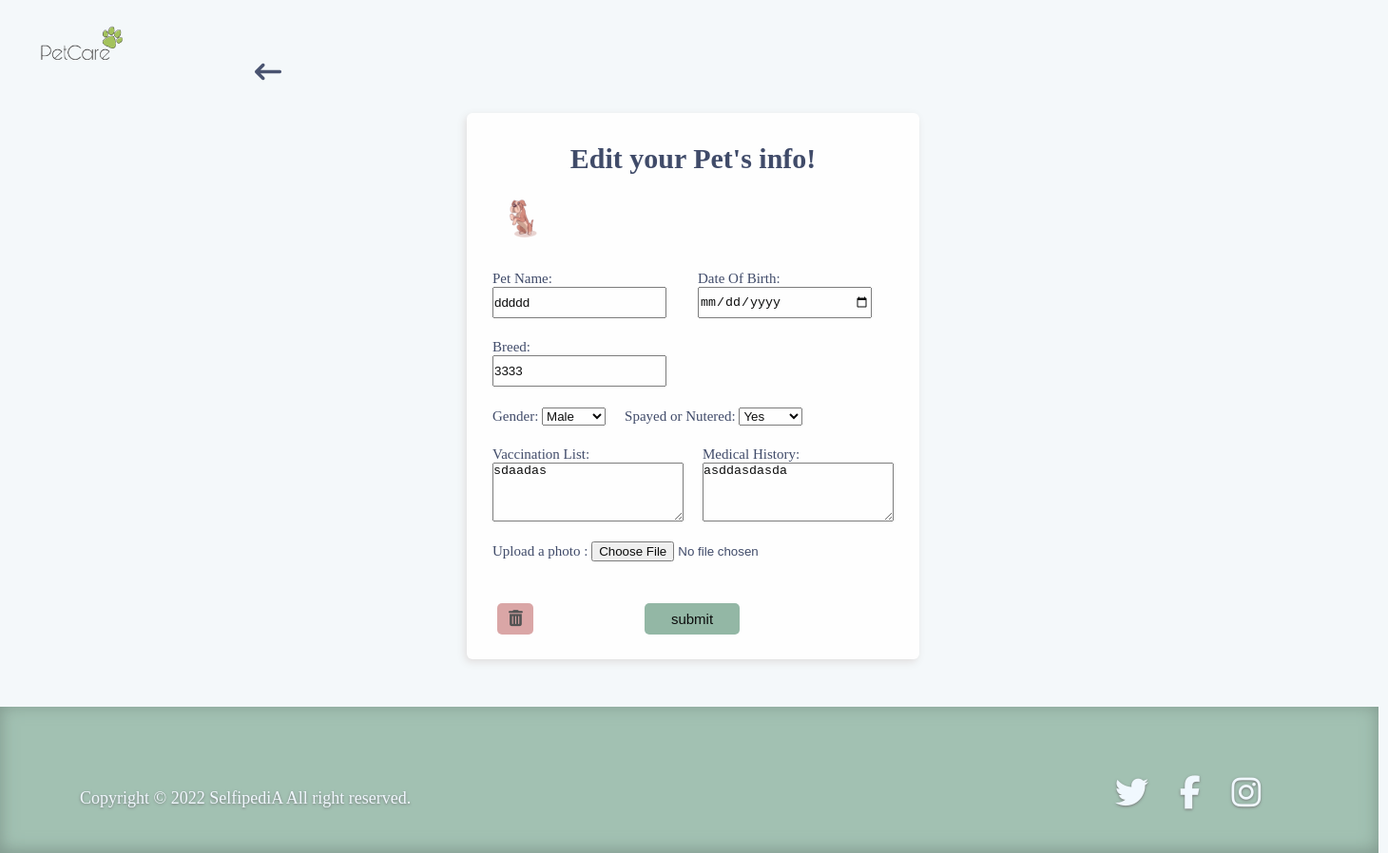
The app's page /users/edit-pet.php?id=1 with its own data.
### tables this page shows
CREATE TABLE `pets` (
  `id` int(11) NOT NULL,
  `userId` int(11) NOT NULL,
  `petName` varchar(50) NOT NULL,
  `dateOfBirth` varchar(50) NOT NULL,
  `breed` varchar(50) NOT NULL,
  `gender` varchar(50) NOT NULL,
  `spayed` varchar(50) NOT NULL,
  `vaccinationList` text NOT NULL,
  `medicalHistory` text NOT NULL,
  `image` varchar(255) NOT NULL,
  `status` int(11) NOT NULL DEFAULT 1,
  `created_at` timestamp NOT NULL DEFAULT current_timestamp() ON UPDATE current_timestamp(),
  `updated_at` timestamp NOT NULL DEFAULT current_timestamp() ON UPDATE current_timestamp()
);

### users/edit-pet.php (the view, shortened to what this page needs)
<?php
include '../db.php';
        ?>
<!DOCTYPE html>
<html>
    <head>
        <link rel="stylesheet" type="text/css" href="../css/style-Editpet.css">
    </head>
    <body>
        <img class="logo" src="../images/logo2.png" alt="logo" width="500">
        <div class="form">
            <div class="content">
                <h1>Edit your Pet's info!</h1>
                <?php
$sql = "SELECT * from pets  where id='" . $_GET['id'] . "' ";
$query = mysqli_query($db, $sql);
if (mysqli_num_rows($query) > 0) {
    while ($row1 = mysqli_fetch_assoc($query)) {
?>
                <div class="petphoto">
                    <img src="../images/pet/<?php echo $row1['image'] ?>" alt="pet image">
                </div>
                <form method="post" action="" enctype="multipart/form-data">
                  <div class="first">
                        <p class="name"><label> Pet Name:<br>
                            <input name="petName" type="text" value="<?php echo $row1['petName'] ?>" required >
                        </label></p>
                        <p class="Birthday"><label> Date Of Birth:<br>
                            <input name="dateOfBirth" value="<?php echo $row1['dateOfBirth'] ?>" type="date" required>
                        </label></p>
                    </div>
                    <p class="Breed"><label> Breed:<br>
                        <input name="breed" value="<?php echo $row1['breed'] ?>" type="text" required>
                    </label></p>
                    <div class="second">
                        <p class="Gender"><label> Gender:
                            <select name="gender" required>
                                <option <?php if($row1['gender']=="Male"){
                                    echo "selected";
                                } ?> value="Male">Male</option>
                            </select>
                        </label></p>
                        <p class="spayed"> Spayed or Nutered:
                            <select name="spayed" required>
                            <option <?php if($row1['spayed']=="Yes"){
                                    echo "selected";
                                } ?> value="Yes">Yes</option>
                        </select>
                        </p>
                    </div>
                    <div class="third">
                        <p class="vacc"><label>Vaccination List:<br>
                            <textarea required name="vaccinationList" rows="4" cols="23"><?php echo $row1['vaccinationList'] ?></textarea>
                        </label></p>
                        <p class="history"><label>Medical History:<br>
                            <textarea required name="medicalHistory" rows="4" cols="23"><?php echo $row1['medicalHistory'] ?></textarea>
                        </label></p>
                    </div>
                    <br>
                    <label>Upload a photo : </label>
                        <input type="file" id="file" name="files" accept="image/*">
                    <p class="button">
                        <input type="submit" value="submit">
                        <a href="edit-pet.php?delete=<?php echo $_GET['id'] ?>" class="deletbtn" title="Delete Pet"> <i class="fa-solid fa-trash-can"></i></a>
                    </p>
                </form>
                <?php
    }
}
                ?>
            </div>
        </div>
        <div class="back">
            <a href="profile.php">
                <p><i class="fa-solid fa-arrow-left-long"></i></p>
            </a>
        </div>
        <div class="footer">
            <div class="social">
                <a href="#"><i class="fa-brands fa-twitter"></i></a>
                <a href="#"><i class="fa-brands fa-facebook-f"></i></a>
                <a href="#"><i class="fa-brands fa-instagram"></i></a>
            </div>
            <div class="rights">
                <p>Copyright &copy 2022 SelfipediA All right reserved.</p>
            </div>
        </div>
    </body>
</html>

### css/style-Editpet.css (style rules this page uses)
* { margin: 0; padding: 0; box-sizing: border-box; }
body { background: rgb(244, 248, 250); }
.form { background-color: #fff; opacity: 0.95; border-radius: 6px; box-shadow: -2px 3px 8px 0px #dfdcdc; width: 476px; height: 575px; margin-top: 119px; position: absolute; margin-left: 491px; padding: 27px; padding-top: 31px; }
.content { font-family: "Times New Roman", Times, serif; font-size: 15px; color: rgb(55,66,98); position: absolute; }
.petphoto img { width: 58px; border-radius: 50%; }
.petphoto { display: flex; margin-top: 21px; }
.name { margin-top: 22px; }
.Birthday { margin-top: 22px; margin-left: 33px; }
.Gender { margin-top: 22px; }
.Breed { margin-top: 22px; }
.spayed { margin-top: 22px; margin-left: 20px; }
.spayed select { width: 67px; }
.first { display: flex; }
.form input { height: 33px; width: 183px; }
.second { display: flex; }
.content h1 { text-align: center; }
.third { display: flex; }
.vacc { margin-top: 22px; }
.history { margin-top: 22px; margin-left: 20px; }
.button { margin-top: 22px; }
.button input { background-color: rgb(142 180 161); border-radius: 5px; border: white; width: 100px; margin-left: 160px; margin-top: 10px; position: absolute; font-size: 15px; }
.back { margin-top: 62px; position: absolute; margin-left: 268px; }
.back i { font-size: 28px; color: rgb(55 66 98); opacity: 0.9; }
.footer { width: 1450px; height: 154px; position: absolute; margin-top: 744px; box-shadow: antiquewhite; box-shadow: inset 0px -2px 18px 0px rgb(98 126 112); background-color: rgb(142 180 161); opacity: 0.8; text-shadow: 0px 1px 3px #575757; }
.footer .social { margin-left: 1173px; font-size: 35px; margin-top: 72px; letter-spacing: 12px; color: aliceblue; }
.footer p { font-size: 18px; color: aliceblue; margin-left: 84px; margin-top: -26px; }
.footer a { color: aliceblue; }
.logo { position: absolute; width: 289px; margin-top: -105px; margin-left: -60px; }
.deletbtn { background-color: rgb(201 124 124); border-radius: 5px; border: white; width: 38px; margin-left: 5px; margin-top: 10px; position: absolute; height: 33px; opacity: 0.7; font-size: 17px; padding: 7px 0px 0px 12px; color: #000; }

### records on screen
pets: image (picture), petName "ddddd", breed "3333", gender "Male", spayed "Yes", vaccinationList "sdaadas", medicalHistory "asddasdasda"
